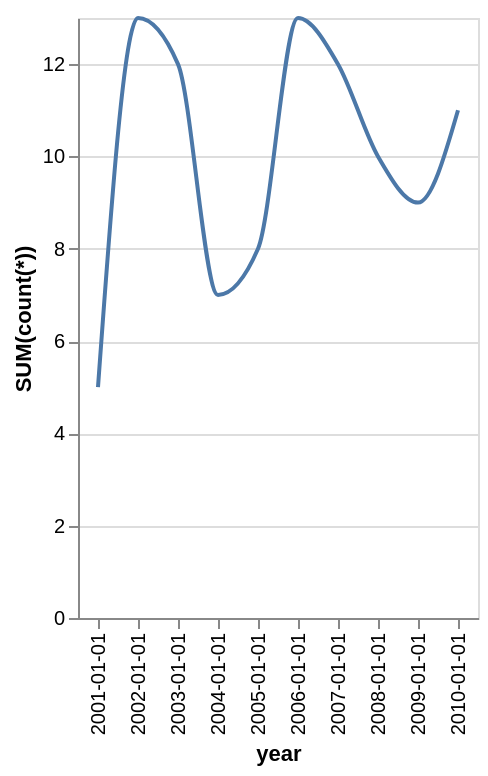

Vega-Lite specification stored for this chart:
### Vega-Lite specification from a JSON file in a GitHub repository (floating-point values rounded to 4 significant figures)
{"data": {"values": [{"x_data": "2001-01-01", "y_data": 5}, {"x_data": "2002-01-01", "y_data": 13}, {"x_data": "2003-01-01", "y_data": 12}, {"x_data": "2004-01-01", "y_data": 7}, {"x_data": "2005-01-01", "y_data": 8}, {"x_data": "2006-01-01", "y_data": 13}, {"x_data": "2007-01-01", "y_data": 12}, {"x_data": "2008-01-01", "y_data": 10}, {"x_data": "2009-01-01", "y_data": 9}, {"x_data": "2010-01-01", "y_data": 11}]}, "mark": {"type": "line", "interpolate": "monotone"}, "encoding": {"x": {"field": "x_data", "type": "nominal", "title": "year", "sort": "ascending"}, "y": {"field": "y_data", "type": "quantitative", "title": "SUM(count(*))"}}}
